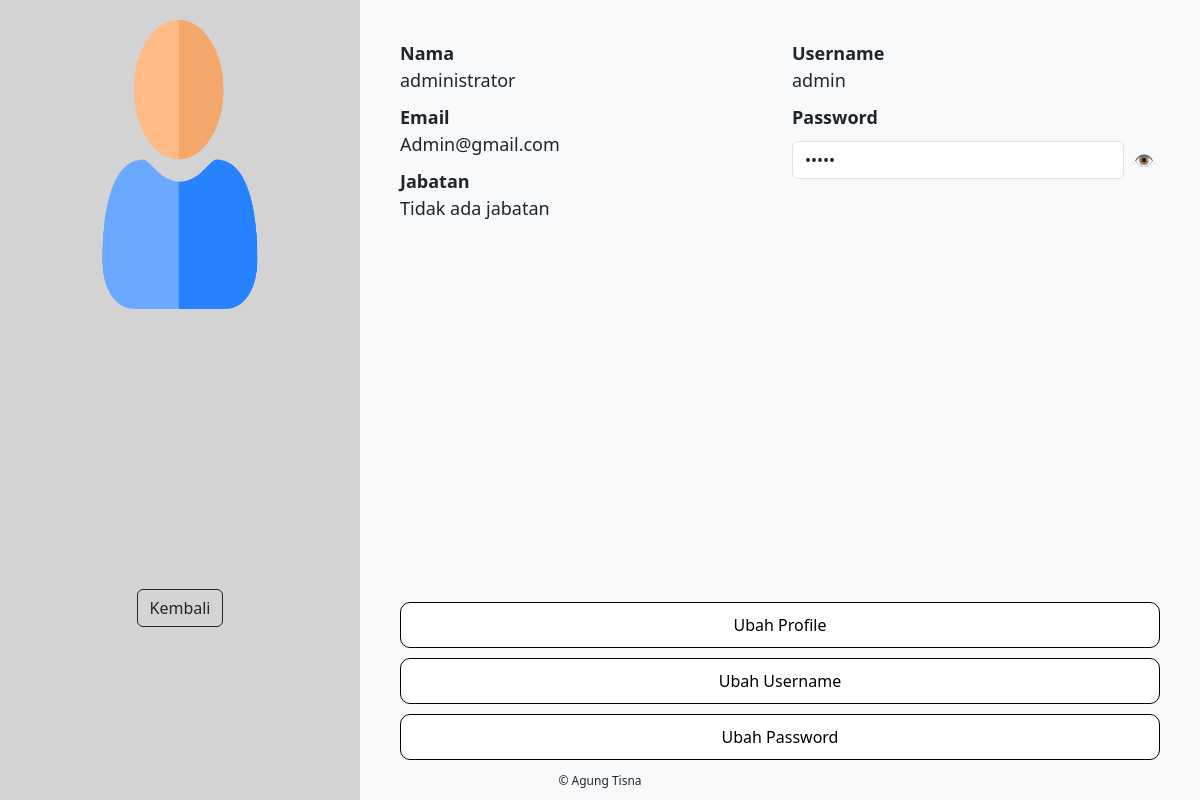
Screenshot of /bem/profile/profile_bem.php (signed in) with the database file from the repository.
### tables this page shows
CREATE TABLE `user` (
  `id_user` int(10) NOT NULL,
  `nama` varchar(50) NOT NULL,
  `email` varchar(50) NOT NULL,
  `username` varchar(15) NOT NULL,
  `password` varchar(50) NOT NULL,
  `role` enum('Mahasiswa','BEM','Kemahasiswaan','Administrator','Ormawa') NOT NULL
);

### bem/profile/profile_bem.php (the view, shortened to what this page needs)
<?php
require '../../koneksi.php';
$id_user = $_SESSION['id_user'];
$query_user = "
    SELECT
        u.nama,
        u.email,
        u.username,
        u.password, -- ⚠ Jika password tidak di-hash, langsung tampilkan
        ud.jabatan
    FROM user u
    LEFT JOIN user_detail_bem ud ON u.id_user = ud.id_user
    WHERE u.id_user = ?
";
$stmt = $conn->prepare($query_user);
$stmt->bind_param("i", $id_user);
$stmt->execute();
$result = $stmt->get_result();
$user = $result->fetch_assoc();
?>
<!DOCTYPE html>
<html lang="id">
<head>
    <link href="https://cdn.jsdelivr.net/npm/bootstrap@5.3.0/dist/css/bootstrap.min.css" rel="stylesheet">
</head>
<body>
<div class="profile-container">
    <div class="profile-sidebar">
        <img src="../../asset/img/profile.png" height="38%" width="58%"/>
        <br><br>
        <a href="../index.php"><button class="btn btn-outline-dark">Kembali</button></a>
    </div>
    <div class="profile-content">
        <div class="row">
            <div class="col-md-6">
                <p class="profile-info"><strong>Nama</strong><br><?php echo htmlspecialchars($user['nama']); ?></p>
                <p class="profile-info"><strong>Email</strong><br><?php echo htmlspecialchars($user['email']); ?></p>
                <p class="profile-info"><strong>Jabatan</strong><br><?php echo htmlspecialchars($user['jabatan'] ?? 'Tidak ada jabatan'); ?></p>
            </div>
            <div class="col-md-6">
            <p class="profile-info"><strong>Username</strong><br><?php echo htmlspecialchars($user['username']); ?></p>
                <p class="profile-info"><strong>Password</strong><br>
                    <div class="password-container">
                        <input type="password" class="form-control" id="passwordField" value="<?php echo htmlspecialchars($user['password']); ?>" readonly>
                        <button class="btn-eye" type="button" onclick="togglePassword('passwordField', 'eyeIcon')">
                            <span id="eyeIcon">👁</span>
                        </button>
                    </div>
                </p>
            </div>
        </div>
        <div class="box"></div>
        <a href="edit_profile_bem.php"><button class="btn-custom">Ubah Profile</button></a>
        <a href="ubah_username.php"><button class="btn-custom">Ubah Username</button></a>
        <a href="ubah_password.php"><button class="btn-custom">Ubah Password</button></a>
    </div>
</div>
<div class="footer">© Agung Tisna</div>
</body>
</html>

### bem/profile/profile_bem.php (style rules this page uses)
body { background-color: #f8f9fa; }
.profile-container { display: flex; height: 100vh; }
.profile-sidebar { background-color: #d3d3d3; width: 30%; padding: 20px; text-align: center; }
.btn { margin-top: 80%; }
.profile-content { flex: 1; padding: 40px; }
.profile-info { font-size: 18px; margin-bottom: 10px; }
.btn-custom { width: 100%; border: 1px solid #000; padding: 10px; border-radius: 10px; background-color: white; text-align: center; margin-top: 10px; }
.footer { text-align: center; font-size: 12px; padding: 10px; position: absolute; bottom: 0; width: 100%; }
.box { height: 50%; width: 20%; }
.password-container { position: relative; display: flex; align-items: center; }
.password-container input { width: 100%; padding-right: 40px; }
.btn-eye { border: none; background: none; cursor: pointer; padding-left: 10px; }

### rows the page displays
user: nama "administrator", email "Admin@gmail.com", username "admin"

### other values shown
$user['jabatan'] "Tidak ada jabatan"
